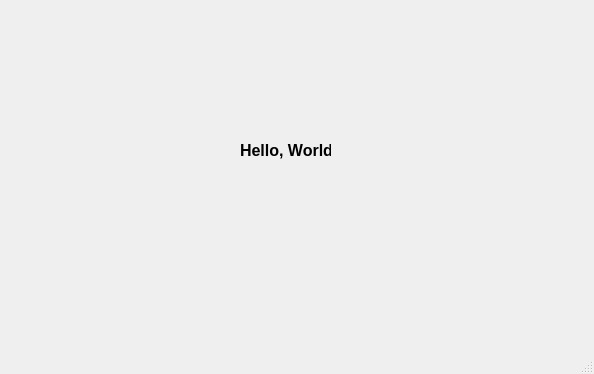
<?xml version="1.0" encoding="UTF-8"?>
<ui version="4.0">
 <class>MainWindow</class>
 <widget class="QMainWindow" name="MainWindow">
  <property name="geometry">
   <rect>
    <x>0</x>
    <y>0</y>
    <width>594</width>
    <height>374</height>
   </rect>
  </property>
  <property name="windowTitle">
   <string>MainWindow</string>
  </property>
  <widget class="QWidget" name="centralwidget">
   <widget class="QLabel" name="label">
    <property name="geometry">
     <rect>
      <x>240</x>
      <y>140</y>
      <width>91</width>
      <height>21</height>
     </rect>
    </property>
    <property name="font">
     <font>
      <pointsize>12</pointsize>
      <weight>75</weight>
      <bold>true</bold>
      <strikeout>false</strikeout>
     </font>
    </property>
    <property name="text">
     <string>Hello, World!</string>
    </property>
   </widget>
  </widget>
  <widget class="QMenuBar" name="menubar">
   <property name="geometry">
    <rect>
     <x>0</x>
     <y>0</y>
     <width>594</width>
     <height>22</height>
    </rect>
   </property>
  </widget>
  <widget class="QStatusBar" name="statusbar"/>
 </widget>
 <resources/>
 <connections/>
</ui>
